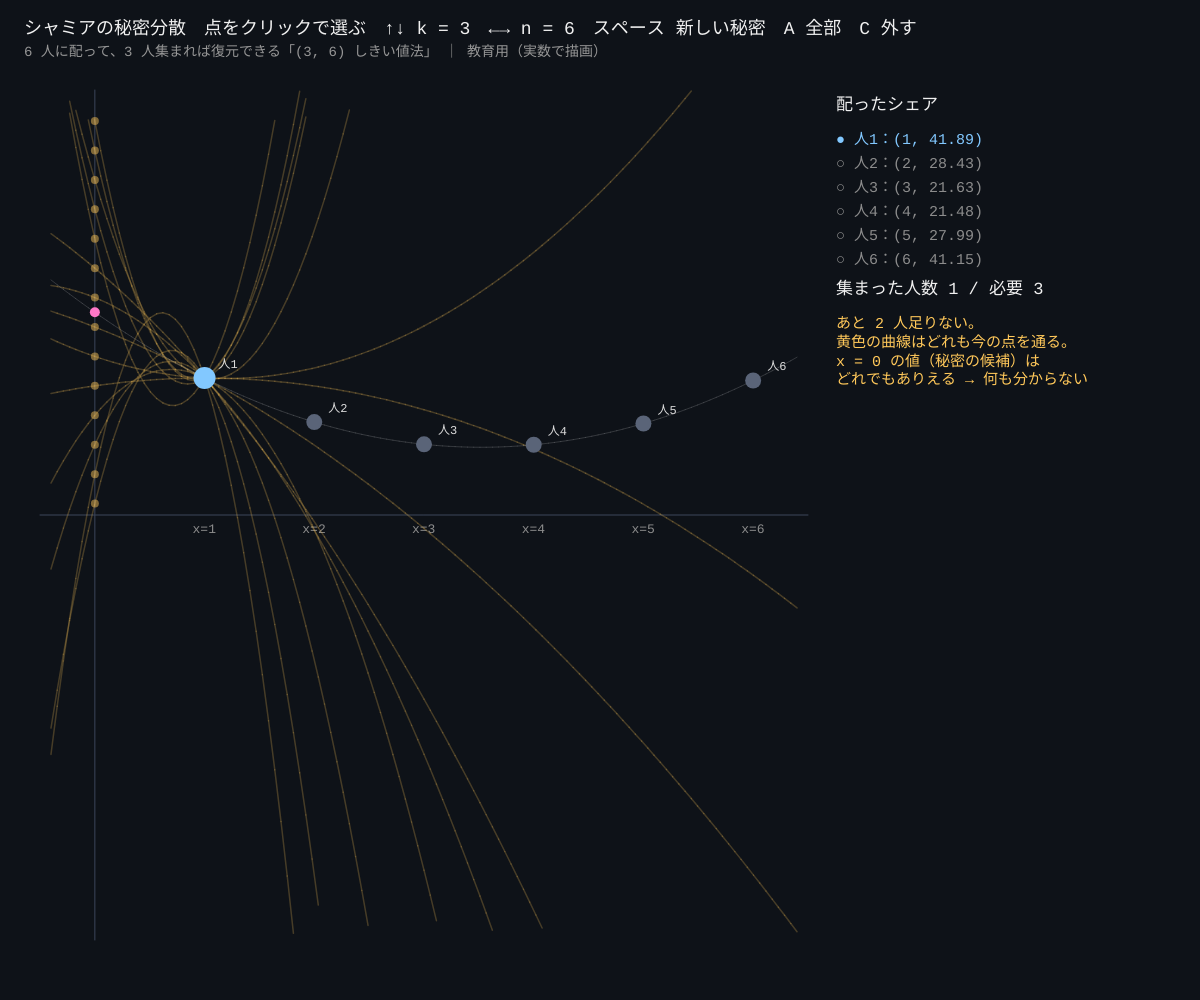
Frame 1 (no input)
Frame 60 (no input): identical to frame 1, image omitted
Frame 120 (the mouse pressed at the canvas centre since frame 60): identical to frame 1, image omitted

The p5.js sketch that drew this single still picture (run headless with seeded random() and noise() and a simulated clock; from frame 60 on, the mouse is pressed at the canvas centre):

// p5.js sketch
// ── sketch.js
// ============================================
// 13 秘密分散（シャミアの方法）
// 秘密 S を「k−1 次の多項式 f(x) の x = 0 の値」に隠し、f(1), f(2), …, f(n) を n 人に 1 つずつ配る（シェア）。
//   k 人集まれば点 k 個から多項式が 1 つに決まる（ラグランジュ補間）→ f(0) = S が分かる
//   k−1 人以下だと、どんな S を通る曲線も引けてしまう → 秘密について何も分からない
// シェア（点）をクリック = 選ぶ・外す / ↑↓ = しきい値 k / ←→ = 配る人数 n / スペース = 新しい秘密 / A = 全部選ぶ / C = 全部外す
// ※ 教育用：見やすさのため実数で描いている。実際は mod p（有限体）で計算して、点から何も漏れないようにする
// ============================================

let kNeed = 3;          // ★ しきい値：何人集まれば復元できるか
let nShares = 6;        // ★ 配る人数
let secret = 0, coef = [], picked = [];
let ghosts = [];        // k 人未満のときに引ける「ありえる曲線」

function setup() {
  createCanvas(windowWidth, windowHeight);
  textFont('monospace');
  newSecret();
}

function newSecret() {
  secret = floor(random(20, 80));                          // ★ 秘密の数
  coef = [secret];
  for (let i = 1; i < kNeed; i++) coef.push(random(-1, 1) * 40 / pow(nShares, i - 1));  // 高次ほど小さく（画面に収めるため）
  picked = new Array(nShares).fill(false);
  picked[0] = true;
  makeGhosts();
}

function f(x) { let y = 0; for (let i = coef.length - 1; i >= 0; i--) y = y * x + coef[i]; return y; }

// ---- 画面の座標
let R0 = {};
function sx(x) { return R0.x + (x + 0.5) / (nShares + 1) * R0.w; }
function sy(y) { return R0.y + R0.h / 2 - y * R0.h / 2 / R0.ymax; }

function draw() {
  background(14, 18, 24);
  R0 = { x: 40, y: 90, w: width * 0.64, h: height - 150, ymax: 130 };
  for (let i = 0; i <= 60; i++) R0.ymax = max(R0.ymax, abs(f(i / 60 * (nShares + 0.5))) * 1.15);
  noStroke();
  fill(240);
  textSize(18);
  text('シャミアの秘密分散　点をクリックで選ぶ　↑↓ k = ' + kNeed + '　←→ n = ' + nShares + '　スペース 新しい秘密　A 全部　C 外す', 24, 34);
  fill(150);
  textSize(14);
  text(nShares + ' 人に配って、' + kNeed + ' 人集まれば復元できる「(' + kNeed + ', ' + nShares + ') しきい値法」　｜ 教育用（実数で描画）', 24, 56);

  // 軸
  stroke(60, 70, 90);
  strokeWeight(1);
  line(R0.x, sy(0), R0.x + R0.w, sy(0));
  line(sx(0), R0.y, sx(0), R0.y + R0.h);
  noStroke();
  fill(140);
  textSize(13);
  for (let i = 1; i <= nShares; i++) text('x=' + i, sx(i) - 12, sy(0) + 18);

  let sel = [];
  for (let i = 0; i < nShares; i++) if (picked[i]) sel.push(i + 1);

  // k 人未満：ありえる曲線をたくさん描く
  if (sel.length < kNeed) {
    for (let g of ghosts) drawCurve(x => lagrange(g, x), color(255, 200, 90, 60), 1.5);
    for (let g of ghosts) { fill(255, 200, 90, 120); circle(sx(0), sy(g[0][1]), 8); }
  }
  // 本当の多項式（薄く）
  drawCurve(f, color(255, 255, 255, 40), 1);
  // k 人以上：選んだ点から補間した曲線
  let recovered = null;
  if (sel.length >= kNeed) {
    let pts = sel.slice(0, kNeed).map(x => [x, f(x)]);
    drawCurve(x => lagrange(pts, x), color(120, 230, 150), 3);
    recovered = lagrange(pts, 0);
  }
  // 秘密の位置
  fill(255, 120, 200);
  circle(sx(0), sy(secret), recovered !== null ? 22 : 10);
  // シェア
  for (let i = 1; i <= nShares; i++) {
    fill(picked[i - 1] ? color(130, 200, 255) : color(90, 100, 120));
    circle(sx(i), sy(f(i)), picked[i - 1] ? 22 : 16);
    fill(220);
    textSize(12);
    text('人' + i, sx(i) + 14, sy(f(i)) - 10);
  }

  // ---- 右のパネル
  let px = width * 0.68 + 20, py = 110;
  fill(240);
  textSize(17);
  text('配ったシェア', px, py);
  textSize(15);
  for (let i = 1; i <= nShares; i++) {
    fill(picked[i - 1] ? color(130, 200, 255) : 140);
    text((picked[i - 1] ? '● ' : '○ ') + '人' + i + '：(' + i + ', ' + nf(f(i), 1, 2) + ')', px, py + 10 + i * 24);
  }
  let y2 = py + 40 + nShares * 24;
  fill(240);
  textSize(17);
  text('集まった人数 ' + sel.length + ' / 必要 ' + kNeed, px, y2);
  if (recovered !== null) {
    let pts = sel.slice(0, kNeed);
    fill(170);
    textSize(14);
    text('ラグランジュ補間：S = Σ yᵢ·Lᵢ(0)', px, y2 + 30);
    for (let j = 0; j < pts.length; j++) {
      let w = 1;
      for (let m = 0; m < pts.length; m++) if (m !== j) w *= (0 - pts[m]) / (pts[j] - pts[m]);
      text('  L' + pts[j] + '(0) = ' + nf(w, 1, 3), px, y2 + 54 + j * 20);
    }
    fill(120, 230, 150);
    textSize(20);
    text('復元した秘密 = ' + nf(recovered, 1, 2), px, y2 + 70 + pts.length * 20);
    fill(255, 120, 200);
    text('本当の秘密　 = ' + secret, px, y2 + 98 + pts.length * 20);
  } else {
    fill(255, 200, 90);
    textSize(15);
    text('あと ' + (kNeed - sel.length) + ' 人足りない。\n黄色の曲線はどれも今の点を通る。\nx = 0 の値（秘密の候補）は\nどれでもありえる → 何も分からない', px, y2 + 34);
  }
}

function drawCurve(fn, col, w) {
  stroke(col);
  strokeWeight(w);
  let prev = null;
  for (let i = 0; i <= 120; i++) {
    let x = -0.4 + i / 120 * (nShares + 0.8), y = fn(x);
    let s = [sx(x), sy(y)];
    let inside = s[1] > R0.y && s[1] < R0.y + R0.h;
    if (prev && inside && prev.inside) line(prev.s[0], prev.s[1], s[0], s[1]);
    prev = { s, inside };
  }
  noStroke();
}

// k 人未満のとき：選んだ点 + ランダムな秘密 (0, s) + 足りない分のランダムな点 で曲線をつくる
function makeGhosts() {
  ghosts = [];
  let sel = [];
  for (let i = 0; i < nShares; i++) if (picked[i]) sel.push(i + 1);
  if (sel.length >= kNeed) return;
  for (let gi = 0; gi < 14; gi++) {
    let pts = sel.map(x => [x, f(x)]);
    pts.unshift([0, secret + (gi - 6.5) * 9]);                 // 秘密の候補
    let extra = 0;
    while (pts.length < kNeed) { let x = extra + 0.5; pts.push([x, f(x) + random(-15, 15)]); extra++; }
    ghosts.push(pts);
  }
}

function mousePressed() {
  for (let i = 1; i <= nShares; i++) {
    if (Math.hypot(mouseX - sx(i), mouseY - sy(f(i))) < 18) { picked[i - 1] = !picked[i - 1]; makeGhosts(); return; }
  }
}

function keyPressed() {
  if (key === UP_ARROW) { kNeed = min(nShares, kNeed + 1); newSecret(); }
  if (key === DOWN_ARROW) { kNeed = max(2, kNeed - 1); newSecret(); }
  if (key === RIGHT_ARROW) { nShares = min(8, nShares + 1); newSecret(); }
  if (key === LEFT_ARROW) { nShares = max(kNeed, nShares - 1); newSecret(); }
  if (key === ' ') newSecret();
  if (key === 'a' || key === 'A') { picked.fill(true); makeGhosts(); }
  if (key === 'c' || key === 'C') { picked.fill(false); makeGhosts(); }
  return false;
}

// ---------- やってみよう ----------
// 1. k = 2 なら直線。1 人の点を通る直線は無数にあるので秘密は分からない。2 人なら 1 本に決まる
// 2. k = 3, n = 6 で、どの 3 人を選んでも同じ秘密が出るのを確かめよう
// 3. 会社の金庫の暗証番号を「役員 5 人のうち 3 人」で開けられるようにするには k, n をいくつにする？
// 4. 1 人がうそのシェアを出したら復元した秘密はどうなる？（4 人目のシェアで確かめる方法を考えよう）

// ==================================================
// ここから下は「道具」（ラグランジュ補間）
// ==================================================
// 点 pts = [[x, y], …] を全部通る多項式の、x での値
function lagrange(pts, x) {
  let sum = 0;
  for (let j = 0; j < pts.length; j++) {
    let w = 1;
    for (let m = 0; m < pts.length; m++) if (m !== j) w *= (x - pts[m][0]) / (pts[j][0] - pts[m][0]);
    sum += pts[j][1] * w;
  }
  return sum;
}
